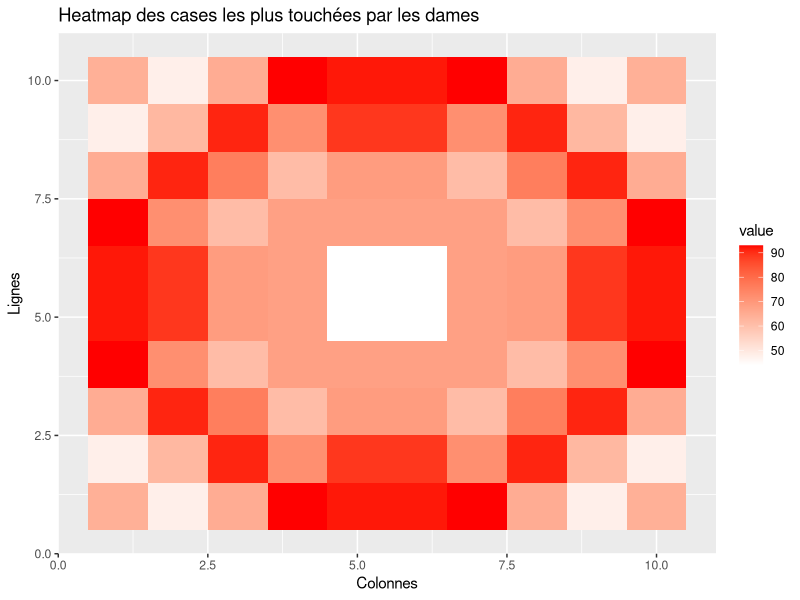

Write R code to recreate this figure.
library(ggplot2)
library(reshape2)

trouver_solutions <- function(x, y) {
  solutions <- 0
  all_solutions <- list()
  
  est_valide <- function(placement, colonne, ligne) {
    i <- 1
    while (i < colonne) {
      if (placement[i] == ligne || 
          placement[i] - i == ligne - colonne || 
          placement[i] + i == ligne + colonne ||
          abs(placement[i] - ligne) == abs(i - colonne)) { # Menace diagonale
        return(FALSE)
      }
      i <- i + 1
    }
    return(TRUE)
  }
  
  placer_dames <- function(placement, colonne = 1) {
    if (colonne > x) {
      solutions <<- solutions + 1
      all_solutions[[solutions]] <<- placement
    } else {
      ligne <- 1
      while (ligne <= y) {
        if (est_valide(placement, colonne, ligne)) {
          placement[colonne] <- ligne
          placer_dames(placement, colonne + 1)
        }
        ligne <- ligne + 1
      }
    }
  }
  
  placement_initial <- integer(x)
  placer_dames(placement_initial)
  
  cat("Nombre de solutions trouvées:", solutions, "\n")
  return(all_solutions)
}

# Utilisation de la fonction avec le nombre de lignes (x) et de colonnes (y) de votre choix
resultats <- trouver_solutions(10, 10)  # Par exemple, 8 lignes et 8 colonnes

# Création d'une heatmap avec ggplot2 (utiliser les résultats obtenus)
heatmap_data <- matrix(0, nrow = 10, ncol = 10)
i <- 1

while (i <= length(resultats)) {
  positions <- resultats[[i]]
  j <- 1
  while (j <= length(positions)) {
    heatmap_data[j, positions[j]] <- heatmap_data[j, positions[j]] + 1
    j <- j + 1
  }
  i <- i + 1
}

heatmap_data_melted <- melt(heatmap_data)

ggplot(heatmap_data_melted, aes(x = Var2, y = Var1, fill = value)) +
  geom_tile() +
  scale_fill_gradient(low = "white", high = "red") +
  labs(title = "Heatmap des cases les plus touchées par les dames",
       x = "Colonnes",
       y = "Lignes")

